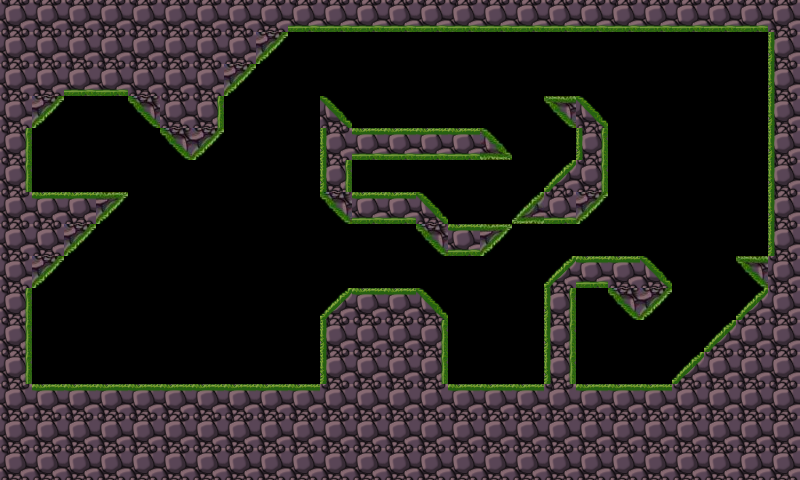

Tiled map render using the project's own tile images. Description and the map definition, with tile-layer contents summarised, below:
An orthogonal 25x15 tile map with 32x32 px tiles, 1 tile layer (mpic) and 13 objects (7x monster, 4x fire).

<map version="1.0" orientation="orthogonal" width="25" height="15" tilewidth="32" tileheight="32">
 <tileset firstgid="1" name="tiled" tilewidth="32" tileheight="32">
  <image source="tiled.png" width="192" height="192" />
 </tileset>
 <layer name="mpic" width="25" height="15">
  <data>[375 cells, 200 non-empty, 15 distinct tile ids]</data>
 </layer>
 <objectgroup name="ground" width="25" height="15">
  <object x="30" y="128">
   <polyline points="0,0 34,-36 101,-35 158,31 189,3 191,-32 260,-100 742,-101 741,129 710,130 736,158 641,259 544,259 543,157 577,157 608,192 641,162 614,130 544,131 516,156 517,258 413,259 415,191 389,161 320,162 294,188 293,256 -1,257 -1,158 93,68 -2,66 -1,-3" />
  </object>
  <object x="321" y="97">
   <polyline points="0,0 1,98 27,125 95,124 123,156 156,156 198,124 254,124 285,96 285,26 259,1 226,1 256,32 257,61 188,129 131,129 97,95 28,96 27,58 190,59 162,31 34,33 2,-1" />
  </object>
 </objectgroup>
 <objectgroup name="object" width="25" height="15">
  <object name="monster" x="57" y="180">
   <properties>
    <property name="enemy" value="true" />
    <property name="plistname" value="monster_1" />
   </properties>
  </object>
  <object name="monster" x="295" y="363">
   <properties>
    <property name="enemy" value="false" />
    <property name="plistname" value="monster_4" />
   </properties>
  </object>
  <object name="monster" x="368" y="113">
   <properties>
    <property name="enemy" value="false" />
    <property name="plistname" value="monster_6" />
   </properties>
  </object>
  <object name="monster" x="558" y="81">
   <properties>
    <property name="enemy" value="true" />
    <property name="plistname" value="monster_2" />
   </properties>
  </object>
  <object name="monster" x="487" y="211">
   <properties>
    <property name="enemy" value="true" />
    <property name="plistname" value="monster_3" />
   </properties>
  </object>
  <object name="monster" x="749" y="244">
   <properties>
    <property name="enemy" value="false" />
    <property name="plistname" value="monster_5" />
   </properties>
  </object>
  <object name="monster" x="620" y="246">
   <properties>
    <property name="enemy" value="true" />
    <property name="plistname" value="monster_2" />
   </properties>
  </object>
  <object name="fire" x="480" y="373" />
  <object name="fire" x="513" y="373" />
  <object name="fire" x="592" y="374" />
  <object name="fire" x="637" y="373" />
 </objectgroup>
</map>
